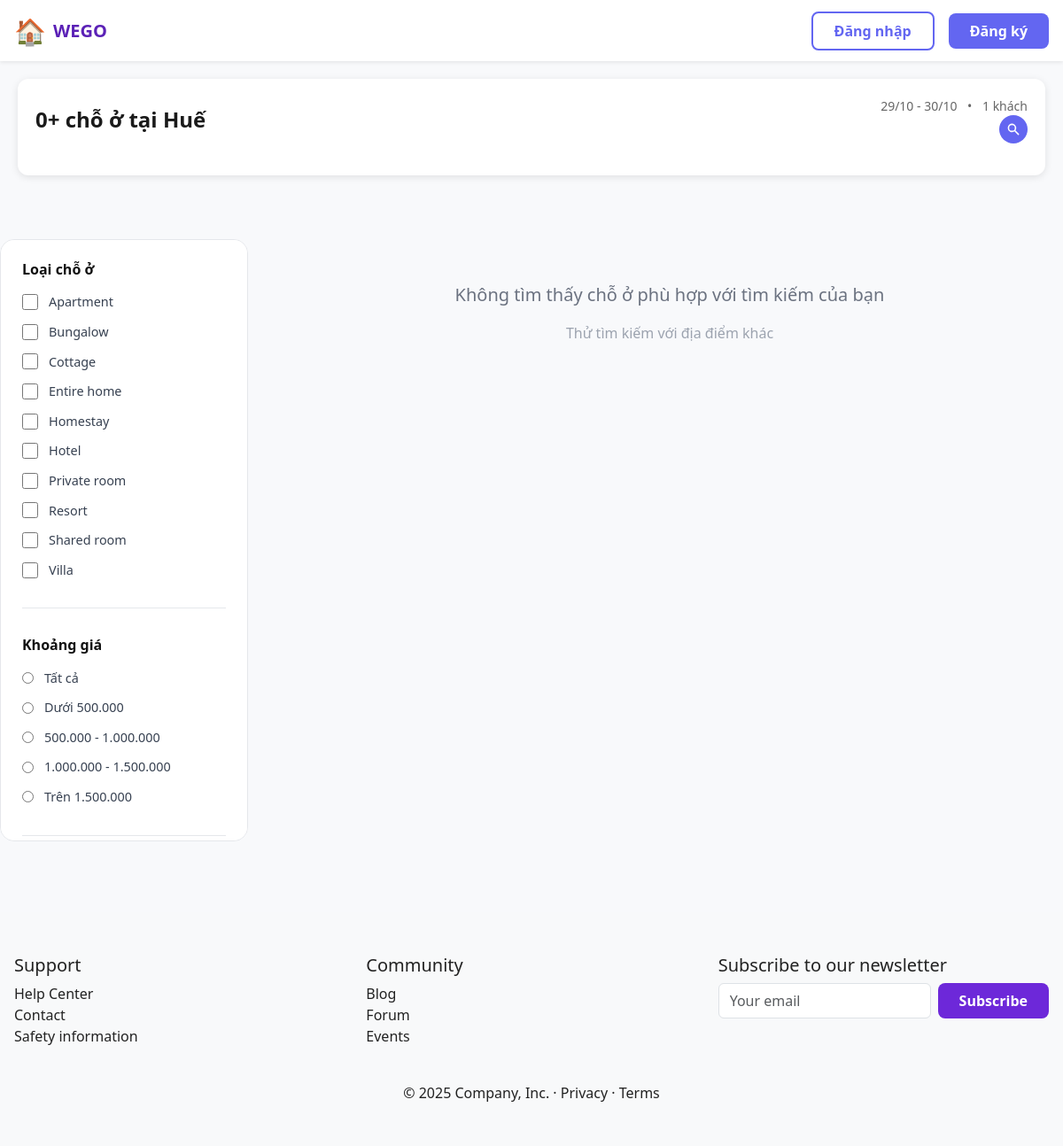
The page /view/user/traveller/listListings.php?source=featured&location=Huế&checkin=2025-10-29&checkout=2025-10-30&guests=1 on the database its author committed.
### tables this page shows
CREATE TABLE `place_type` (
  `place_type_id` BIGINT UNSIGNED NOT NULL AUTO_INCREMENT,
  `name` VARCHAR(120) NOT NULL,
  `description` VARCHAR(500) DEFAULT NULL,
  PRIMARY KEY (`place_type_id`),
  UNIQUE KEY `uq_place_type_name` (`name`)
);

### model/mListing.php (called while the page is built, shortened)
<?php
class mListing {
    public function mSearchListingsByLocation($location){
        $p = new mConnect();
        $conn = $p->mMoKetNoi();
        if($conn){
            $location = $conn->real_escape_string($location);
            $strSelect = "SELECT
                            l.listing_id,
                            l.title,
                            l.description,
                            l.price,
                            l.capacity,
                            l.address,
                            l.place_type_id,
                            pt.name as place_type_name,
                            p.name as province_name,
                            p.full_name as province_full_name,
                            w.name as ward_name,
                            w.full_name as ward_full_name,
                            li.file_url,
                            COALESCE(AVG(r.rating), 0) as avg_rating,
                            COUNT(DISTINCT r.review_id) as review_count
                         FROM listing l
                         LEFT JOIN place_type pt ON l.place_type_id = pt.place_type_id
                         LEFT JOIN wards w ON l.ward_code = w.code
                         LEFT JOIN provinces p ON w.province_code = p.code
                         LEFT JOIN listing_image li ON l.listing_id = li.listing_id AND li.is_cover = 1
                         LEFT JOIN review r ON l.listing_id = r.listing_id
                         WHERE l.status = 'active'
                         AND (p.name LIKE '%$location%' OR p.full_name LIKE '%$location%')
                         GROUP BY l.listing_id
                         ORDER BY
                            CASE WHEN COUNT(DISTINCT r.review_id) > 0 THEN 0 ELSE 1 END,
                            avg_rating DESC,
                            l.created_at DESC";
            $result = $conn->query($strSelect);
            return $result;
        }else{
            return false;
        }
    }
}
?>

### model/mType&Amenties.php (called while the page is built, shortened)
<?php
class mType{
    public function mGetAllTypes(){
        $p = new mConnect();
        $conn = $p->mMoKetNoi();
        if($conn){
            $strSelect = "SELECT * FROM place_type ORDER BY name ASC";
            $result = $conn->query($strSelect);
            return $result;
        }else{
            return false;
        }
    }
}
?>

### controller/cType&Amenties.php (called while the page is built, shortened)
<?php
include_once(__DIR__ . "/../model/mType&Amenties.php");
class cTypeAndAmenties{
    public function cGetAllTypes(){
        $mType = new mType();
        $tbl = $mType->mGetAllTypes();
        if(!$tbl){
            return false;
        }else{
            return $tbl;
        }
    }
}
?>

### view/user/traveller/listListings.php (the view, shortened to what this page needs)
<?php
$checkin = $_GET['checkin'] ?? '';
$checkout = $_GET['checkout'] ?? '';
$guests = $_GET['guests'] ?? 1;
include_once(__DIR__ . '/../../../controller/cType&Amenties.php');
$cType = new cTypeAndAmenties();
$placeTypesResult = $cType->cGetAllTypes();
$placeTypes = [];
if ($placeTypesResult) {
  while ($row = $placeTypesResult->fetch_assoc()) {
    $placeTypes[] = $row;
  }
}
$listings = [];
$cListing = new cListing();
$totalResults = count($listings);
?>
<?php include __DIR__ . '/../../partials/header.php'; ?>
<link rel="stylesheet" href="../../../view/css/search-form.css?v=<?php echo time(); ?>">
<link rel="stylesheet" href="../../../view/css/listListing.css?v=<?php echo time(); ?>">
<link rel="stylesheet" href="../../../view/css/listing-search.css?v=<?php echo time(); ?>">
<link rel="stylesheet" href="https://cdn.jsdelivr.net/npm/flatpickr@4.6.13/dist/flatpickr.min.css">
<div class="search-results-container">
  <div class="search-results-header">
    <div class="search-info">
      <h1 class="search-results-title">
        <?php echo $totalResults; ?>+ chỗ ở tại <?php echo htmlspecialchars($location); ?>
      </h1>
      <div class="search-results-info">
        <span><?php echo date('d/m', strtotime($checkin)); ?> - <?php echo date('d/m', strtotime($checkout)); ?></span>
        <span class="separator">•</span>
        <span><?php echo $guests; ?> khách</span>
        <button class="btn-search-modify" id="toggleSearchForm" type="button">
          <svg width="16" height="16" viewBox="0 0 20 20" fill="currentColor">
            <path fill-rule="evenodd" d="M8 4a4 4 0 100 8 4 4 0 000-8zM2 8a6 6 0 1110.89 3.476l4.817 4.817a1 1 0 01-1.414 1.414l-4.816-4.816A6 6 0 012 8z" clip-rule="evenodd"/>
          </svg>
        </button>
      </div>
    </div>
      <?php
      include __DIR__ . '/../../partials/search-form.php';
      ?>
  </div>
</div>
<div class="list-container">
  <aside class="sidebar">
    <div class="filter-section">
      <h3 class="filter-title">Loại chỗ ở</h3>
      <div class="filter-options">
        <?php
        if (!empty($placeTypes)) {
          foreach ($placeTypes as $type) {
            echo '<label class="checkbox-label">';
            echo '<input type="checkbox" name="type[]" value="' . $type['place_type_id'] . '">';
            echo '<span>' . htmlspecialchars($type['name']) . '</span>';
            echo '</label>';
          }
        } else {
          echo '<p class="filter-empty-message">Không có loại chỗ ở</p>';
        }
        ?>
      </div>
    </div>
    <div class="filter-section">
      <h3 class="filter-title">Khoảng giá</h3>
      <div class="filter-options">
        <label class="checkbox-label">
          <input type="radio" name="price" value="">
          <span>Tất cả</span>
        </label>
        <label class="checkbox-label">
          <input type="radio" name="price" value="0-500000">
          <span>Dưới 500.000</span>
        </label>
        <label class="checkbox-label">
          <input type="radio" name="price" value="500000-1000000">
          <span>500.000 - 1.000.000</span>
        </label>
        <label class="checkbox-label">
          <input type="radio" name="price" value="1000000-1500000">
          <span>1.000.000 - 1.500.000</span>
        </label>
        <label class="checkbox-label">
          <input type="radio" name="price" value="1500000+">
          <span>Trên 1.500.000</span>
        </label>
      </div>
    </div>
  </aside>
  <main class="main-content">
    <div class="listings-grid">
      <?php if (!empty($listings)): ?>
        <?php foreach ($listings as $listing): ?>
          <?php
          $amenitiesResult = $cListing->cGetListingAmenities($listing['listing_id']);
          $amenitiesIds = [];
          if ($amenitiesResult && $amenitiesResult->num_rows > 0) {
            while ($amenityRow = $amenitiesResult->fetch_assoc()) {
              $amenitiesIds[] = $amenityRow['amenity_id'];
            }
          }
          $amenitiesStr = implode(',', $amenitiesIds);
          ?>
          <a href="./detailListing.php?id=<?php echo $listing['listing_id']; ?>&checkin=<?php echo urlencode($checkin); ?>&checkout=<?php echo urlencode($checkout); ?>&guests=<?php echo urlencode($guests); ?>"
             class="listing-card-link">
            <article class="listing-card"
                     data-place-type-id="<?php echo $listing['place_type_id'] ?? ''; ?>"
                     data-price="<?php echo $listing['price']; ?>"
                     data-rating="<?php echo $listing['avg_rating']; ?>"
                     data-amenities="<?php echo $amenitiesStr; ?>">
              <div class="listing-image">
              <?php
              if (!empty($listing['file_url'])) {
                if (strpos($listing['file_url'], 'http') === 0) {
                  $imageUrl = $listing['file_url'];
                } else {
                  $imageUrl = '../../../' . $listing['file_url'];
                }
              } else {
                $imageUrl = '../../../public/img/placeholder_listing/demo.png';
              }
              ?>
              <img src="<?php echo $imageUrl; ?>" alt="<?php echo htmlspecialchars($listing['title']); ?>">
            </div>
            <div class="listing-content">
              <div class="listing-header">
                <span class="listing-type">
                  <?php echo htmlspecialchars($listing['place_type_name'] ?? 'Chỗ ở'); ?>
                  tại <?php echo htmlspecialchars($listing['province_name'] ?? $listing['ward_name']); ?>
                </span>
              </div>
              <h2 class="listing-title"><?php echo htmlspecialchars($listing['title']); ?></h2>
              <div class="listing-details">
                <span><?php echo htmlspecialchars($listing['address']); ?></span>
              </div>
              <div class="listing-capacity">
                <i class="fa-solid fa-users"></i>
                <span>Tối đa <?php echo $listing['capacity']; ?> khách</span>
              </div>
              <?php if (!empty($listing['description'])): ?>
                <div class="listing-description">
                  <?php echo htmlspecialchars(substr($listing['description'], 0, 100)) . '...'; ?>
                </div>
              <?php endif; ?>
              <?php if ($listing['review_count'] > 0): ?>
                <div class="listing-rating">
                  <div class="rating-wrapper">
                    <i class="fa-solid fa-star rating-star"></i>
                    <span class="rating-value"><?php echo number_format($listing['avg_rating'], 1); ?></span>
                  </div>
                  <span class="rating-count">
                    (<?php echo $listing['review_count']; ?> đánh giá)
                  </span>
                </div>
              <?php else: ?>
                <div class="listing-rating no-rating">
                  Chưa có đánh giá
                </div>
              <?php endif; ?>
              <div class="listing-footer">
                <div class="listing-price">
                  <span class="price"><?php echo number_format($listing['price']); ?>₫</span>
                  <span class="price-unit">/đêm</span>
                </div>
              </div>
            </article>
          </a>
        <?php endforeach; ?>
      <?php else: ?>
        <div class="no-results-container">
          <p class="no-results-title">Không tìm thấy chỗ ở phù hợp với tìm kiếm của bạn</p>
          <p class="no-results-subtitle">Thử tìm kiếm với địa điểm khác</p>
        </div>
      <?php endif; ?>
    </div>
  </main>
</div>
<?php include __DIR__ . '/../../partials/footer.php'; ?>

### view/css/style.css (style rules this page uses)
body { font-family: system-ui, -apple-system, "Segoe UI", Roboto, "Helvetica Neue", Arial, sans-serif; background: #f8f9fb; color: #222; margin: 0; padding: 0; }

### view/css/listListing.css (style rules this page uses)
.list-container { display: grid; grid-template-columns: 280px 1fr; gap: 2rem; padding: 2rem 0; max-width: 1400px; margin: 0 auto; }
.sidebar { position: sticky; top: 100px; height: fit-content; max-height: calc(100vh - 120px); overflow-y: auto; padding: 1.5rem; background: white; border-radius: 16px; border: 1px solid #e5e7eb; }
.filter-section { margin-bottom: 2rem; padding-bottom: 2rem; border-bottom: 1px solid #e5e7eb; }
.filter-title { font-size: 1rem; font-weight: 700; color: #111; margin-bottom: 1rem; }
.filter-options { display: flex; flex-direction: column; gap: 0.75rem; }
.checkbox-label { display: flex; align-items: center; gap: 0.75rem; cursor: pointer; font-size: 0.9rem; color: #374151; transition: color 0.2s ease; }
.checkbox-label input[type="checkbox"] { width: 18px; height: 18px; cursor: pointer; accent-color: #6366f1; }
.main-content { min-width: 0; }
.search-info { display: flex; justify-content: space-between; align-items: center; }
.btn-search-modify { background: #6366f1; border: none; border-radius: 50%; width: 32px; height: 32px; display: flex; align-items: center; justify-content: center; cursor: pointer; margin-left: auto; transition: all 0.2s ease; color: white; }
.listings-grid { display: grid; grid-template-columns: repeat(auto-fill, minmax(320px, 1fr)); gap: 1.5rem; margin-bottom: 3rem; }
.no-results-container { grid-column: 1/-1; text-align: center; padding: 3rem; }
.no-results-title { font-size: 1.25rem; color: #6b7280; }
.no-results-subtitle { color: #9ca3af; margin-top: 0.5rem; }

### view/css/listing-search.css (style rules this page uses)
.search-results-container { max-width: 1400px; margin: 0 auto; padding: 20px; }
.search-results-header { background: white; border-radius: 12px; padding: 20px; box-shadow: 0 2px 8px rgba(0,0,0,0.1); margin-bottom: 20px; }
.search-results-title { font-size: 24px; font-weight: 700; margin-bottom: 16px; color: #1a1a1a; }
.search-results-info { font-size: 14px; color: #666; margin-bottom: 16px; }
.search-results-info .separator { margin: 0 8px; }

### rows shown on the page
place_type: name "Apartment"
place_type: name "Bungalow"
place_type: name "Cottage"
place_type: name "Entire home"
place_type: name "Homestay"
place_type: name "Hotel"
place_type: name "Private room"
place_type: name "Resort"
place_type: name "Shared room"
place_type: name "Villa"

### other values the page prints
$totalResults "0"
$location "Huế"
date('d/m', strtotime($checkin)) "29/10"
date('d/m', strtotime($checkout)) "30/10"
$guests "1"
